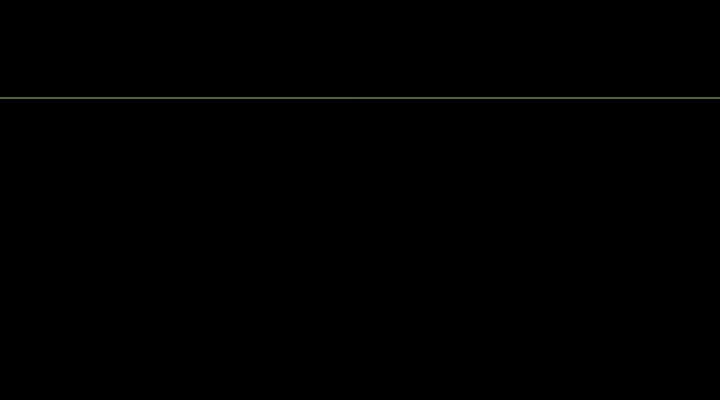
Frame 1 (no input)
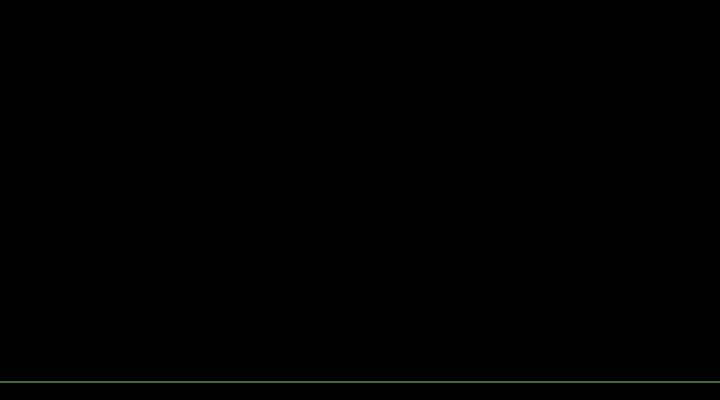
Frame 60 (no input)
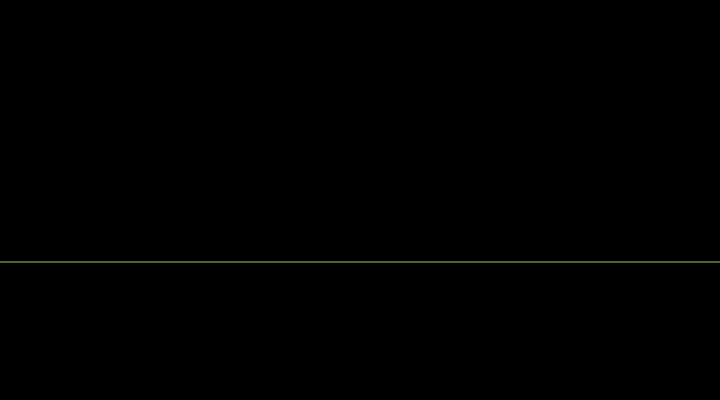
Frame 120 (the mouse pressed at the canvas centre since frame 60)

The p5.js sketch that drew these frames (run headless with seeded random() and noise() and a simulated clock; from frame 60 on, the mouse is pressed at the canvas centre):

// p5.js sketch
// ── sketch.js
 y = 100;

// The statements in the setup() function
// execute once when the program begins
function setup() {
  
  // createCanvas must be the first statement
  createCanvas(720, 400);
  stroke(155,200,100); // Set line drawing color to white
  frameRate(60);
}
// The statements in draw() are executed until the
// program is stopped. Each statement is executed in
// sequence and after the last line is read, the first
// line is executed again.
function draw() {
  background(0); // Set the background to black
  y = y - 2;
  if (y < 0) {
    y = height;
  }
  line(0, y, width, y);
}

/*

Initialization:

y = 100; initializes a global variable y with a value of 100.

setup() function:

createCanvas(720, 400); creates a canvas with a width of 720 pixels and a height of 400 pixels.

stroke(155, 200, 100); sets the stroke color to a light greenish color.

frameRate(60); sets the frame rate of the animation to 60 frames per second.

draw() function:

background(0); sets the background color to black, effectively clearing the canvas on each frame.

y = y - 2; decrements the value of the global variable y by 2 on each frame. This causes the line to move upward by 2 pixels every frame, giving the appearance of vertical motion.

The if statement checks if y is less than 0. If it is, meaning the line has moved off the top of the canvas, it resets y to height. This ensures that the line reappears at the bottom of the canvas, creating a continuous scrolling effect.

line(0, y, width, y); draws a line from the left edge of the canvas (x = 0) to the right edge of the canvas (x = width) at the current value of y. As y changes over time due to the animation loop, the line appears to move vertically.

In summary, this code creates a canvas, sets up a greenish stroke color, and draws a line that continuously scrolls from the bottom to the top of the canvas, giving the impression of motion. The black background is constantly redrawn to create the illusion of continuous movement.


*/
